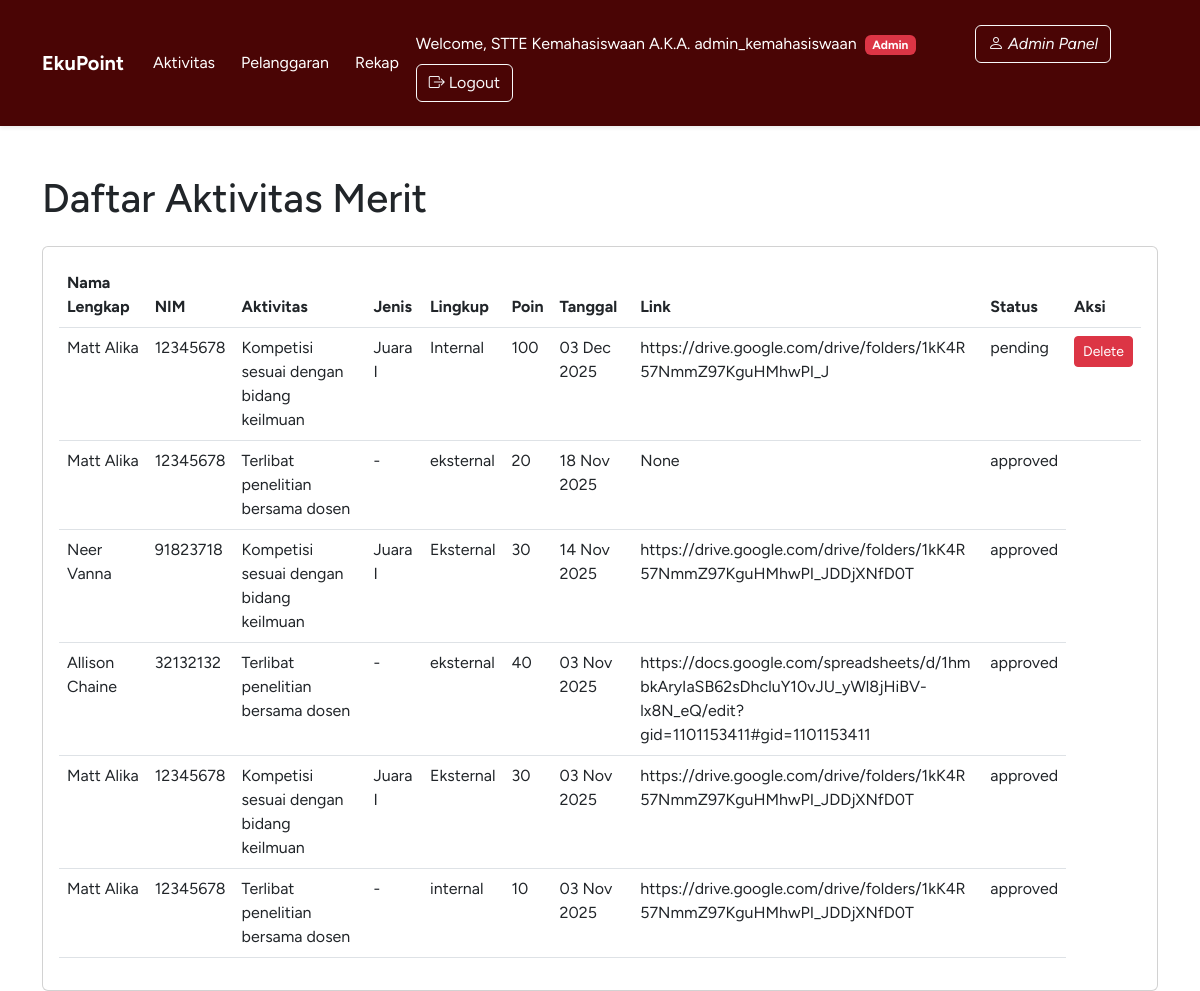
Page /aktivitas/ (signed in) on the committed database.
### contacts/models.py (models this page shows, shortened)
class User(AbstractUser):
    nim = models.CharField(max_length=10, blank=True, null=True)
    prodi = models.ForeignKey(Prodi, on_delete=models.SET_NULL, blank=True, null=True, related_name='users_prodi')
    angkatan = models.ForeignKey(Angkatan, on_delete=models.SET_NULL, blank=True, null=True, related_name='users')

class Aktivitas(models.Model):
    AKT_STATUS_CHOICES = (
        ('pending', 'Pending'),
        ('approved', 'Approved'),
        ('rejected', 'Rejected'),
    )
    user = models.ForeignKey(User, on_delete=models.CASCADE, related_name='aktivitas_records', blank=True, null=True)
    aturan_merit = models.ForeignKey(Merit, on_delete=models.CASCADE, related_name='instances', blank=True, null=True)
    aktivitas = models.ForeignKey(Merit, on_delete=models.CASCADE, related_name='aktivitas_detail', blank=True, null=True)
    jenis = models.ForeignKey(Merit, on_delete=models.CASCADE, related_name='jenis_detail', blank=True, null=True)
    lingkup = models.ForeignKey(Merit, on_delete=models.CASCADE, related_name='lingkup_detail', blank=True, null=True)
    poin = models.ForeignKey(Merit, on_delete=models.CASCADE, related_name='poin_detail', blank=True, null=True)
    kuantitas = models.IntegerField(default=1)
    keterangan = models.TextField(blank=True, null=True)
    file = models.URLField(blank=True, null=True)
    status = models.CharField(max_length=25, choices=AKT_STATUS_CHOICES, default='pending')
    created_at = models.DateTimeField(auto_now_add=True, blank=True, null=True)
    @property
    def poin(self):
        if self.aturan_merit:
            return self.aturan_merit.poin * self.kuantitas
        return 0

class Merit(models.Model):
    AKT_LINGKUP_CHOICES = (
        ('internal', 'Internal'),
        ('eksternal', 'Eksternal'),
    )
    bidang = models.TextField()
    aktivitas = models.TextField()
    jenis = models.TextField()
    lingkup = models.TextField(max_length=25, choices=AKT_LINGKUP_CHOICES, default='internal')
    poin = models.IntegerField()

### contacts/views.py (the view)
# urls.py: path('aktivitas/', views.aktivitas_list, name='aktivitas_list'),
@login_required
def aktivitas_list(request):
    status = Aktivitas.status
    user = request.user
    is_student = request.user.groups.filter(name="Student").exists()
    if user.is_superuser or user.is_staff:
        aktivitas_records = Aktivitas.objects.all().order_by('-created_at')
    elif is_student:
        aktivitas_records = Aktivitas.objects.filter(
            Q(user=user)
        ).order_by('-created_at')
    else:
        aktivitas_records = Aktivitas.objects.filter(status="approved").order_by('-created_at')
    context = {'aktivitas_records': aktivitas_records, 'status': status}
    return render(request, 'aktivitas_list.html', context)

### contacts/context_processors.py (called while the page is built)
def user_groups(request):
    if request.user.is_authenticated:
        return {
            'is_student': request.user.groups.filter(name='Student').exists(),
            'is_admin': request.user.is_superuser,
            'is_staff': request.user.is_staff,
            'user_groups': list(request.user.groups.values_list('name', flat=True))
        }
    return {}

### contacts/templates/aktivitas_list.html (shortened to what this page needs)
{% extends "header.html" %}
{% block content %}
<div class="d-flex justify-content-between align-items-center mb-3">
    <h1>Daftar Aktivitas Merit</h1>
</div>
<div class="card">
    <div class="card-body overflow-x-auto">
        <table class="table table-xs table-hover">
            <thead>
                <tr>
                {% if is_admin or is_staff %}
                    <th>Nama Lengkap</th>
                    <th>NIM</th>
                {% endif %}
                    <th>Aktivitas</th>
                    <th>Jenis</th>
                    <th>Lingkup</th>
                    <th>Poin</th>
                    <th>Tanggal</th>
                    <th>Link</th>
                    <th>Status</th>
                    {% if status == 'approved' %}
                    {% else %}
                    <th>Aksi</th>
                    {% endif %}
                </tr>
            </thead>
            <tbody>
            {% for akt in aktivitas_records %}
            {% if akt.status == 'approved' %}
                <tr class="hover:bg-base-300">
            {% else %}
                <tr onclick="window.location.href='{% url 'aktivitas_edit' akt.id %}'" style="cursor: pointer;">
            {% endif %}
            {% if is_admin or is_staff %}
                    <td>{{ akt.user.get_full_name|wordwrap:25 }}</td>
                    <td>{{ akt.user.nim }}</td>
                {% endif %}
                    <td>{{ akt.aturan_merit.aktivitas|wordwrap:25 }}</td>
                    <td>{{ akt.aturan_merit.jenis|wordwrap:25 }}</td>
                    <td>{{ akt.aturan_merit.lingkup|wordwrap:25 }}</td>
                    <td>{{ akt.poin }}</td>
                    <td>{{ akt.created_at|date:"d M Y" }}</td>
                {% if akt.user == user or is_admin or is_staff %}
                    <td class="wrap-text">{{ akt.file }}</td>
                    <td>{{ akt.status }}</td>
                    {% if akt.status == 'approved' %}
                    {% else %}
                    <td>
                        <a href="{% url 'aktivitas_delete' akt.id %}" class="btn btn-sm btn-danger">Delete</a>
                    </td>
                    {% endif %}
                {% endif %}
                </tr>
                {% empty %}
                <tr class="hover:bg-base-300"><td colspan="8" class="text-center">Belum ada data.</td></tr>
            {% endfor %}
            </tbody>
        </table>
    </div>
</div>
{% endblock %}

### contacts/templates/header.html (shortened to what this page needs)
{% load static %}
<!DOCTYPE html>
<html lang="en">
<head>
    <link href="https://cdn.jsdelivr.net/npm/bootstrap@5.3.0/dist/css/bootstrap.min.css" rel="stylesheet">
    <link rel="stylesheet" href="https://cdn.jsdelivr.net/npm/bootstrap-icons@1.10.0/font/bootstrap-icons.css">
</head>
<body class="sticky-header" style="font-family: Figtree, sans-serif;">
    <nav class="navbar navbar-expand-lg navbar-dark custom-color shadow-sm p-3 mb-5">
        <div class="container">
        <div class="navbar-center">
            <a class="navbar-brand" href="{% url 'dashboard' %}"><strong>EkuPoint</strong></a>
        </div>
        <div class="navbar navbar-expand-lg">
            <a class="btn btn-ghost" style="color: #FFFFFF" href="{% url 'aktivitas_list' %}">Aktivitas</a>
            <a class="btn btn-ghost" style="color: #FFFFFF" href="{% url 'pelanggaran_list' %}">Pelanggaran</a>
            {% if is_admin or is_staff %}
            <a class="btn btn-ghost" style="color: #FFFFFF" href="{% url 'rekap' %}">Rekap</a>
            {% else %}
            <p></p>
            {% endif %}
                <p>&nbsp</p>
            </div>
            <div class="navbar bg-base-100">
                    <span class="navbar-text me-3" style="color: #FFFFFF;">Welcome, <a href="{% url 'about_user' %}" style="color: #FFFFFF; text-decoration:none;"> {{ user.get_full_name }} A.K.A. {{ user.username }}</a>
                {% if is_admin or is_staff %}
                    <span class="badge bg-danger ms-1">Admin</span>
                {% else %}
                    <span class="badge bg-info ms-1">Student</span>
                {% endif %}
                </span>
            {% if is_admin or is_staff %}
                    <a class="btn btn-outline-light btn-xs" href="{% url 'admin:index' %}"><i class="bi bi-person"> Admin Panel</i></a>
            {% else %}
                    <p></p>
            {% endif %}
            <p>&nbsp</p>
            <a class="btn btn-outline-light btn-xs" href="{% url 'logout' %}"><i class="bi bi-box-arrow-right"></i> Logout</a>
            </div>
            </div>
    </nav>
    <main class="container mt-4">
        {% block content %}{% endblock %}
    </main>
</body>
</html>

### contacts/templates/header.html (style rules this page uses)
.custom-color { background-color: #4a0505ff; }
.sticky-header { position: sticky; top: 0; }
a { text-decoration: none; }

### contacts/templates/aktivitas_list.html (style rules this page uses)
.wrap-text { word-wrap: break-word; overflow-wrap: break-word; max-width: 350px; }

### rows in the picture
User: get_full_name "STTE Kemahasiswaan", username "admin_kemahasiswaan"
Aktivitas: user.get_full_name "Matt Alika", user.nim "12345678", aturan_merit.aktivitas "Kompetisi sesuai dengan bidang keilmuan", aturan_merit.jenis "Juara I", aturan_merit.lingkup "Internal", poin "100", created_at "03 Dec 2025", file "https://drive.google.com/drive/folders/1kK4R57NmmZ97KguHMhwPI_J", status "pending", shows "Delete"
Aktivitas: user.get_full_name "Matt Alika", user.nim "12345678", aturan_merit.aktivitas "Terlibat penelitian bersama dosen", aturan_merit.jenis "-", aturan_merit.lingkup "eksternal", poin "20", created_at "18 Nov 2025", file "None", status "approved"
Aktivitas: user.get_full_name "Neer Vanna", user.nim "91823718", aturan_merit.aktivitas "Kompetisi sesuai dengan bidang keilmuan", aturan_merit.jenis "Juara I", aturan_merit.lingkup "Eksternal", poin "30", created_at "14 Nov 2025", file "https://drive.google.com/drive/folders/1kK4R57NmmZ97KguHMhwPI_JDDjXNfD0T", status "approved"
Aktivitas: user.get_full_name "Allison Chaine", user.nim "32132132", aturan_merit.aktivitas "Terlibat penelitian bersama dosen", aturan_merit.jenis "-", aturan_merit.lingkup "eksternal", poin "40", created_at "03 Nov 2025", file "https://docs.google.com/spreadsheets/d/1hmbkAryIaSB62sDhcluY10vJU_yWl8jHiBV-lx8N_eQ/edit?gid=1101153411#gid=1101153411", status "approved"
Aktivitas: user.get_full_name "Matt Alika", user.nim "12345678", aturan_merit.aktivitas "Kompetisi sesuai dengan bidang keilmuan", aturan_merit.jenis "Juara I", aturan_merit.lingkup "Eksternal", poin "30", created_at "03 Nov 2025", file "https://drive.google.com/drive/folders/1kK4R57NmmZ97KguHMhwPI_JDDjXNfD0T", status "approved"
Aktivitas: user.get_full_name "Matt Alika", user.nim "12345678", aturan_merit.aktivitas "Terlibat penelitian bersama dosen", aturan_merit.jenis "-", aturan_merit.lingkup "internal", poin "10", created_at "03 Nov 2025", file "https://drive.google.com/drive/folders/1kK4R57NmmZ97KguHMhwPI_JDDjXNfD0T", status "approved"
